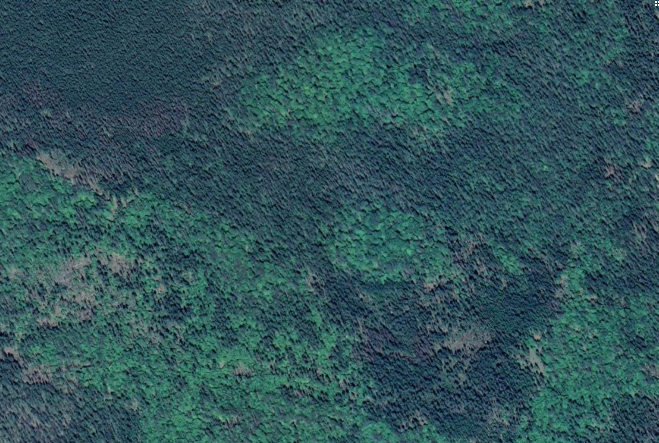
%> input picture forest.png, 1317 x 886 px (shown at 1/2 size)
$ octave wyciagnanie_drzew.m   (GNU Octave 9; MATLAB toolbox functions it lacks are replaced by stand-ins)
%> lines starting %> are read from the running program, lines starting %| are printed output that depends on the picture
clc
clear
close all

forest = imread("forest.png");
%> forest is the input picture: size 886x1317x3 uint8; mean R, G, B 49.3, 84.5, 89.9
[X, Y, Z] = size(forest);
%> X = 886; Y = 1317; Z = 3

black_white_forest = zeros(X,Y);

for i = 1:X
    for j = 1:Y
        black_white_forest(i,j) = (forest(i,j,1)+forest(i,j,2)+forest(i,j,3))/3;
    end
end
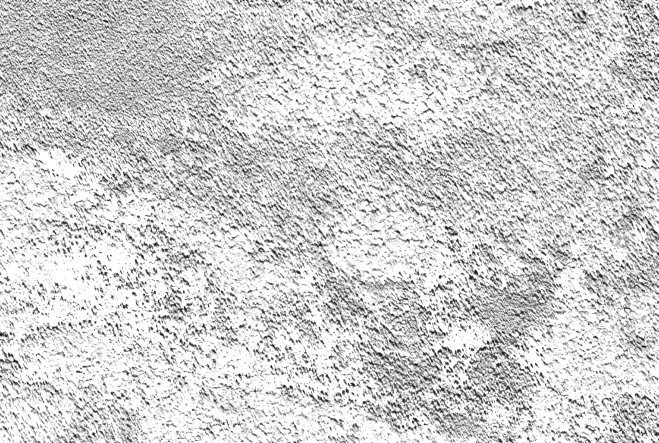
%> black_white_forest: size 886x1317 double (shown at 1/2 size); min 3, max 85, mean 69.8; drawn with min black and max white

black_white_forest = uint8(black_white_forest);
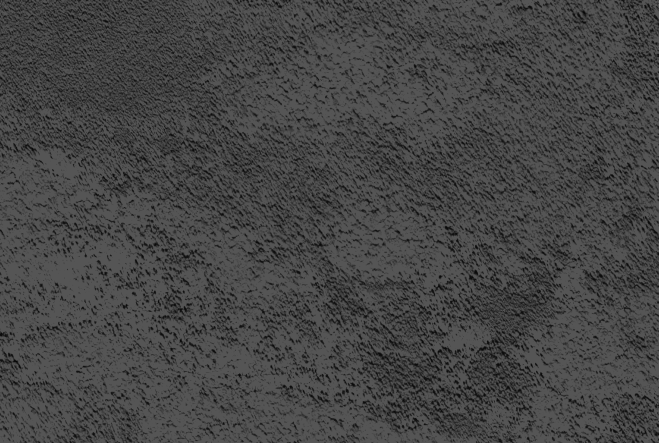
%> black_white_forest: size 886x1317 uint8 (shown at 1/2 size); min 3, max 85, mean 69.8; mean of the top-left, top-right, bottom-left and bottom-right quarters 67.1, 69.5, 73.7, 68.7
forest_bin = zeros(X,Y);

%> (the run ends here)
